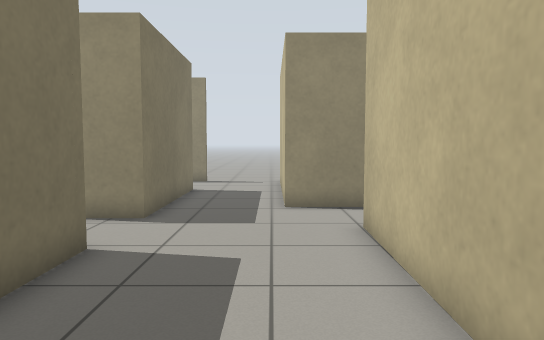
[1] (above)

21 first-person views from a walk through a Gazebo world. The camera is 0.94 m above the floor, tilts 4° down and sees 70° across. The floor is counted in squares, 0.5 m on a side. Each view is taken from the middle of a square. On the plan, view 1 faces up. The plan holds only what a view shows up to about 19 squares ahead; the rest is blank. The place goes on beyond the plan. The robots in the file are not drawn.

[2]
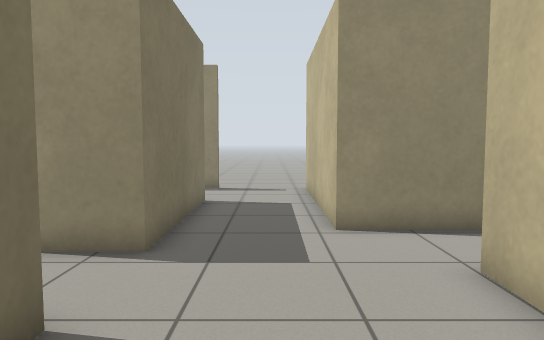

[3]
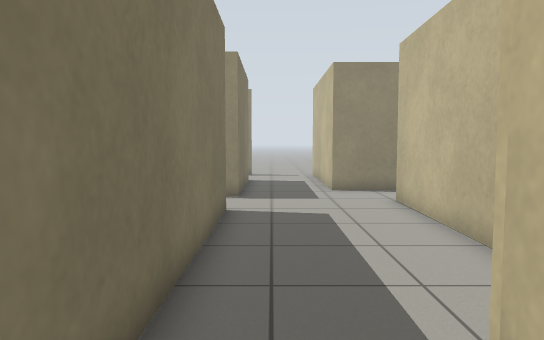

[4]
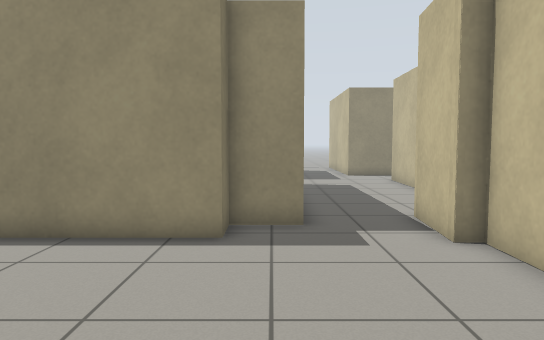

[5]
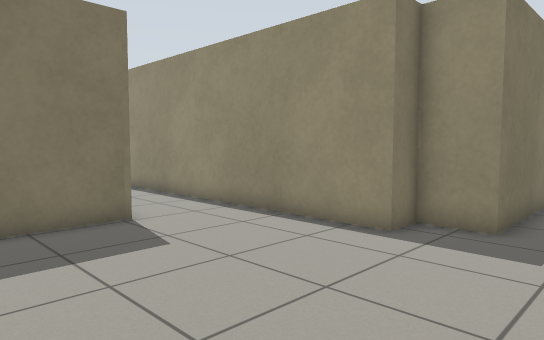

[6]
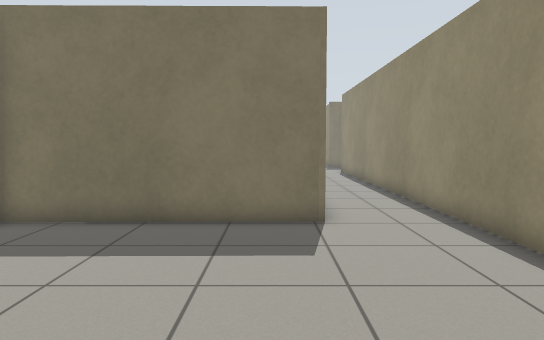

[7]
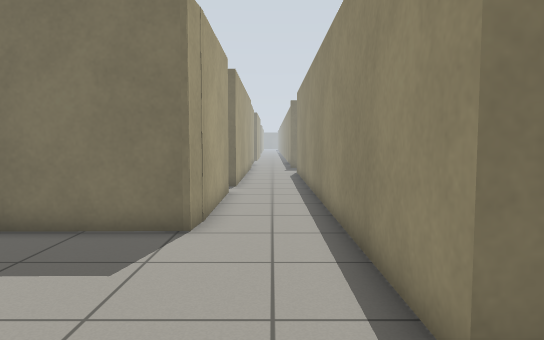

[8]
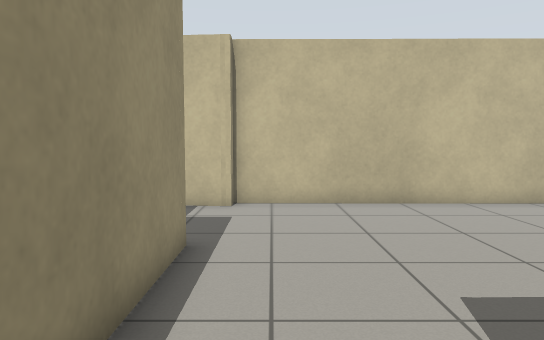

[9]
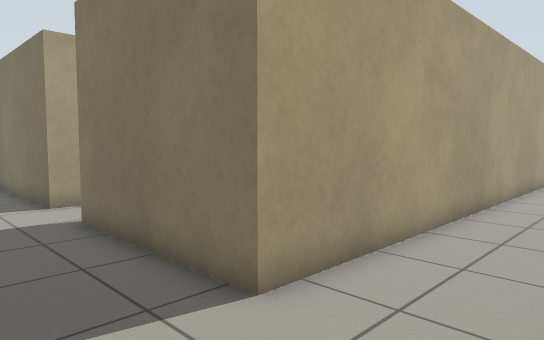

[10]
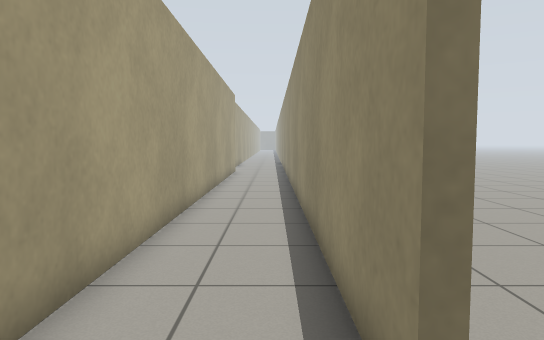

[11]
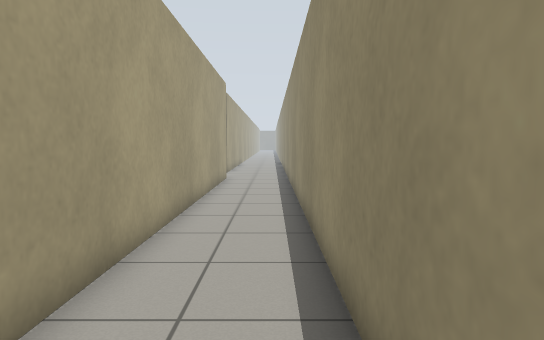

[12]
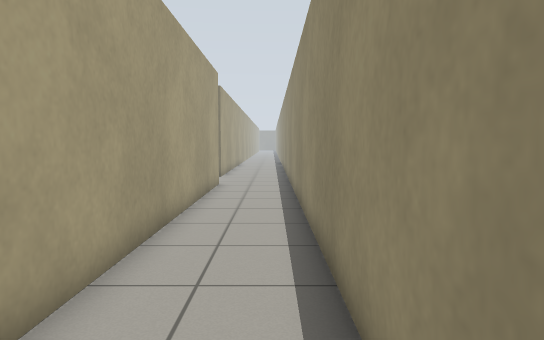

[13]
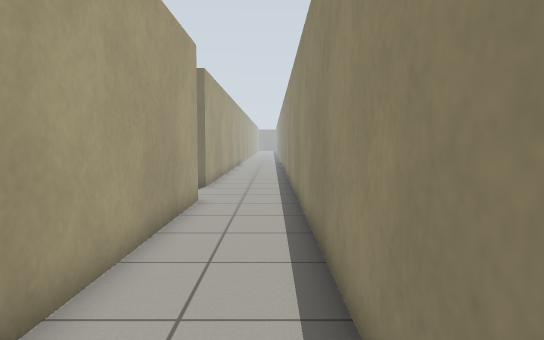

[14]
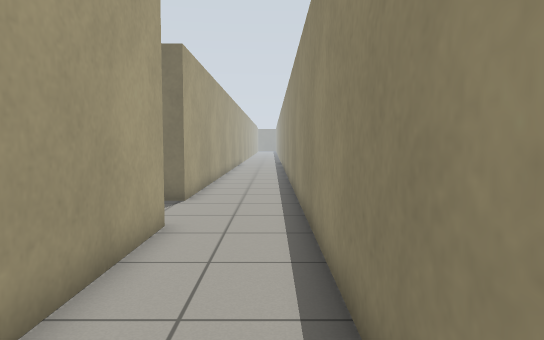

[15]
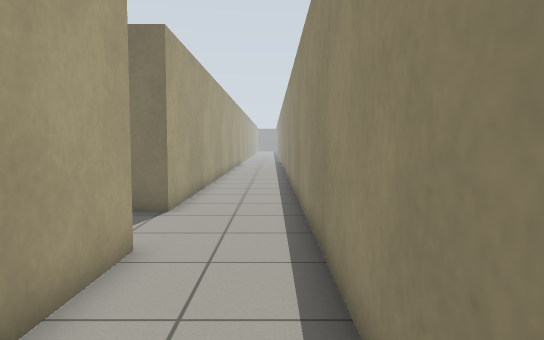

[16]
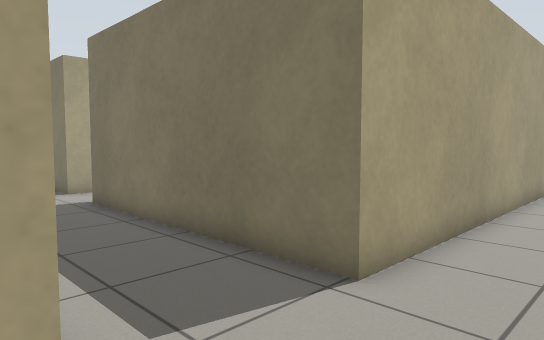

[17]
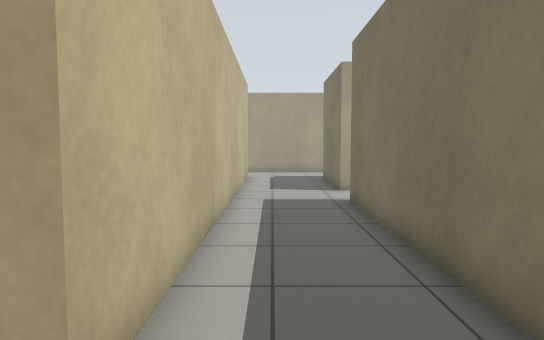

[18]
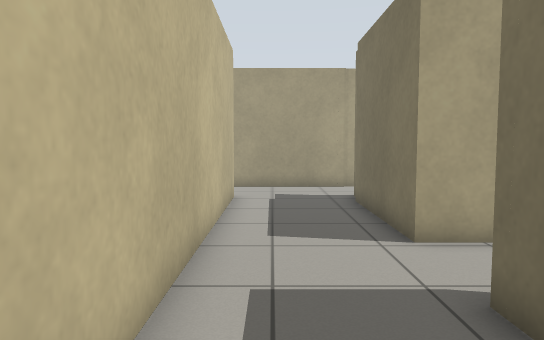

[19]
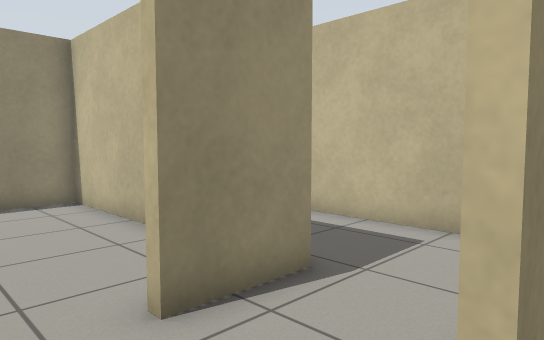

[20]
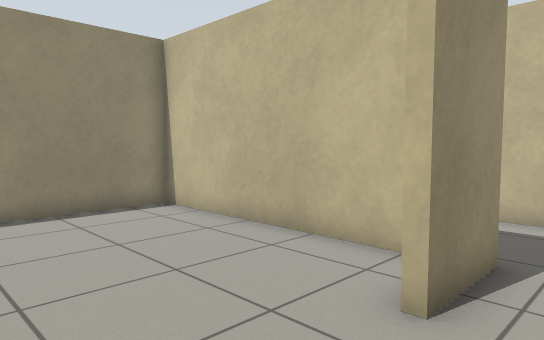

[21]
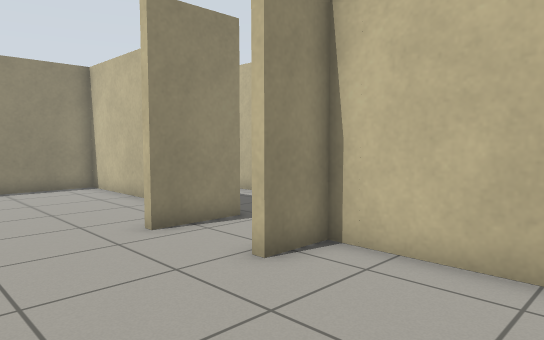

### Floor plan
Points are (right, up) in squares from view 1. A wall is a line through its corners. A room is listed if a view was taken in it or the views show most of it. See-through windows are left out.
Room 1 (views 1, 2, 9, 10, 11, 12, 13, 14, 15, 16)
walls: (-4.2, 6.8) (-3.3, 6.8) (-3.3, -0.5); (3.6, 11.3) (0.4, 11.3) (0.4, 18.9); (1.9, 2.6) (2, 8.6); (-3.3, 19.3) (-3.3, 18.9) (-26.5, 18.9); (-26.7, 15.6) (-3.3, 15.6) (-3.3, 9.6) (-5, 9.6)
ways out: opening at (-27, 17) to room 2; opening at (-1.5, -1.5) to room 2; opening at (-26, 18) to room 3; opening at (-3.5, 8); gap at (1, 19)
Room 2 (views 3, 4, 5, 6, 7, 8, 18)
walls: (-16.8, -6.5) (-11.1, -6.5); (-21.1, -6.5) (-18.6, -6.5); (-11.5, -6.6) (-10.2, -6.7) (-10.1, -13.5); (-26.7, -3.4) (-26.7, 15.6); (-3.3, -0.5) (-3.3, -2.2) (-5, -2.2) (-5, -3.4) (-21.2, -3.4); (-31.6, -6.5) (-26.4, -6.5); (-32.2, 2.8) (-30.7, 2.8) (-30.7, -2.5); (-0.1, -13.4) (0, -3.8) (-0.6, -3.8) (-0.4, -1.1); (-30.5, 15.2) (-30.5, 5.7) (-33, 5.7)
ways out: opening at (-27, 17) to room 1; opening at (-1.5, -1.5) to room 1; opening at (-28, 16) to room 3; opening at (-31.5, 4.5) to room 4; opening at (-17.5, -7)
Room 3 (view 17)
walls: (-37.5, 15.2) (-30.5, 15.2); (-26.5, 18.9) (-37.5, 18.9)
ways out: opening at (-26, 18) to room 1; opening at (-28, 16) to room 2
Room 4 (views 19, 20, 21)
walls: (-30.8, 7) (-30.8, 14.9) (-35.2, 14.9); (-31, -1) (-31, 2.5) (-32.7, 2.5) (-32.7, 2.9)
ways out: opening at (-31.5, 4.5) to room 2

Where each view was taken, in squares from view 1:
view 1: 0 up, 0 right, facing up
view 2: 3 up, 1 left, facing up
view 3: 4 down, 2 left, facing up
view 4: 11 down, 4 left, facing up
view 5: 11 down, 1 left, facing up-left
view 6: 8 down, 1 left, facing left
view 7: 5 down, 2 left, facing left
view 8: 5 down, 12 left, facing right
view 9: 19 up, 0 right, facing down-left
view 10: 18 up, 1 left, facing left
view 11: 18 up, 6 left, facing left
view 12: 18 up, 9 left, facing left
view 13: 18 up, 14 left, facing left
view 14: 18 up, 18 left, facing left
view 15: 18 up, 20 left, facing left
view 16: 18 up, 26 left, facing down-left
view 17: 18 up, 28 left, facing down
view 18: 10 up, 28 left, facing down
view 19: 2 up, 35 left, facing up-right
view 20: 4 up, 37 left, facing up-right
view 21: 2 down, 37 left, facing up-right
